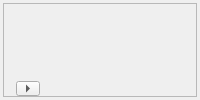
             <widget class="QWidget" name="futuremovie3" native="true">
              <layout class="QVBoxLayout" name="verticalLayout_34">
               <property name="spacing">
                <number>0</number>
               </property>
               <property name="leftMargin">
                <number>3</number>
               </property>
               <property name="topMargin">
                <number>3</number>
               </property>
               <property name="rightMargin">
                <number>3</number>
               </property>
               <property name="bottomMargin">
                <number>3</number>
               </property>
               <item>
                <widget class="QFrame" name="frame_futuremovie3">
                 <property name="frameShape">
                  <enum>QFrame::StyledPanel</enum>
                 </property>
                 <property name="frameShadow">
                  <enum>QFrame::Raised</enum>
                 </property>
                 <layout class="QVBoxLayout" name="verticalLayout_38">
                  <property name="spacing">
                   <number>0</number>
                  </property>
                  <property name="leftMargin">
                   <number>0</number>
                  </property>
                  <property name="topMargin">
                   <number>0</number>
                  </property>
                  <property name="rightMargin">
                   <number>0</number>
                  </property>
                  <property name="bottomMargin">
                   <number>0</number>
                  </property>
                  <item>
                   <layout class="QHBoxLayout" name="horizontalLayout_68" stretch="2,3,3">
                    <property name="spacing">
                     <number>0</number>
                    </property>
                    <property name="sizeConstraint">
                     <enum>QLayout::SetFixedSize</enum>
                    </property>
                    <item>
                     <layout class="QVBoxLayout" name="verticalLayout_35" stretch="5,1">
                      <property name="spacing">
                       <number>2</number>
                      </property>
                      <item>
                       <layout class="QHBoxLayout" name="horizontalLayout_69">
                        <item>
                         <widget class="QLabel" name="posterLabel_f3">
                          <property name="sizePolicy">
                           <sizepolicy hsizetype="Expanding" vsizetype="Expanding">
                            <horstretch>0</horstretch>
                            <verstretch>0</verstretch>
                           </sizepolicy>
                          </property>
                          <property name="styleSheet">
                           <string notr="true"/>
                          </property>
                          <property name="text">
                           <string/>
                          </property>
                         </widget>
                        </item>
                       </layout>
                      </item>
                      <item>
                       <layout class="QHBoxLayout" name="horizontalLayout_70">
                        <item alignment="Qt::AlignHCenter|Qt::AlignVCenter">
                         <widget class="QToolButton" name="detailButton_f3">
                          <property name="sizePolicy">
                           <sizepolicy hsizetype="Ignored" vsizetype="Ignored">
                            <horstretch>0</horstretch>
                            <verstretch>0</verstretch>
                           </sizepolicy>
                          </property>
                          <property name="maximumSize">
                           <size>
                            <width>16777215</width>
                            <height>16777215</height>
                           </size>
                          </property>
                          <property name="text">
                           <string>...</string>
                          </property>
                          <property name="arrowType">
                           <enum>Qt::RightArrow</enum>
                          </property>
                         </widget>
                        </item>
                       </layout>
                      </item>
                     </layout>
                    </item>
                    <item>
                     <layout class="QVBoxLayout" name="verticalLayout_36" stretch="1,1,1,1">
                      <property name="spacing">
                       <number>4</number>
                      </property>
                      <item>
                       <layout class="QHBoxLayout" name="horizontalLayout_71">
                        <item>
                         <widget class="QLabel" name="nameLabel_f3">
                          <property name="sizePolicy">
                           <sizepolicy hsizetype="Ignored" vsizetype="Preferred">
                            <horstretch>0</horstretch>
                            <verstretch>0</verstretch>
                           </sizepolicy>
                          </property>
                          <property name="styleSheet">
                           <string notr="true"/>
                          </property>
                          <property name="text">
                           <string/>
                          </property>
                         </widget>
                        </item>
                       </layout>
                      </item>
                      <item>
                       <layout class="QHBoxLayout" name="horizontalLayout_72">
                        <item>
                         <widget class="QLabel" name="yearLabel_f3">
                          <property name="sizePolicy">
                           <sizepolicy hsizetype="Ignored" vsizetype="Preferred">
                            <horstretch>0</horstretch>
                            <verstretch>0</verstretch>
                           </sizepolicy>
                          </property>
                          <property name="styleSheet">
                           <string notr="true"/>
                          </property>
                          <property name="text">
                           <string/>
                          </property>
                         </widget>
                        </item>
                       </layout>
                      </item>
                      <item>
                       <layout class="QHBoxLayout" name="horizontalLayout_73">
                        <item>
                         <widget class="QLabel" name="regionLabel_f3">
                          <property name="sizePolicy">
                           <sizepolicy hsizetype="Ignored" vsizetype="Preferred">
                            <horstretch>0</horstretch>
                            <verstretch>0</verstretch>
                           </sizepolicy>
                          </property>
                          <property name="text">
                           <string/>
                          </property>
                         </widget>
                        </item>
                       </layout>
                      </item>
                      <item>
                       <layout class="QHBoxLayout" name="horizontalLayout_74">
                        <item>
                         <widget class="QLabel" name="directorLabel_f3">
                          <property name="sizePolicy">
                           <sizepolicy hsizetype="Ignored" vsizetype="Preferred">
                            <horstretch>0</horstretch>
                            <verstretch>0</verstretch>
                           </sizepolicy>
                          </property>
                          <property name="styleSheet">
                           <string notr="true"/>
                          </property>
                          <property name="text">
                           <string/>
                          </property>
                         </widget>
                        </item>
                       </layout>
                      </item>
                     </layout>
                    </item>
                    <item>
                     <layout class="QVBoxLayout" name="verticalLayout_37" stretch="1,1,1,1">
                      <property name="spacing">
                       <number>4</number>
                      </property>
                      <item>
                       <layout class="QHBoxLayout" name="horizontalLayout_75">
                        <item>
                         <widget class="QLabel" name="ypucLabel_f3">
                          <property name="sizePolicy">
                           <sizepolicy hsizetype="Ignored" vsizetype="Preferred">
                            <horstretch>0</horstretch>
                            <verstretch>0</verstretch>
                           </sizepolicy>
                          </property>
                          <property name="font">
                           <font>
                            <pointsize>9</pointsize>
                           </font>
                          </property>
                          <property name="styleSheet">
                           <string notr="true"/>
                          </property>
                          <property name="text">
                           <string/>
                          </property>
                         </widget>
                        </item>
                       </layout>
                      </item>
                      <item>
                       <layout class="QHBoxLayout" name="horizontalLayout_76">
                        <item>
                         <layout class="QGridLayout" name="gridLayout_12">
                          <property name="spacing">
                           <number>0</number>
                          </property>
                          <item row="0" column="0">
                           <widget class="QLabel" name="label_f3_y1">
                            <property name="sizePolicy">
                             <sizepolicy hsizetype="Ignored" vsizetype="Preferred">
                              <horstretch>0</horstretch>
                              <verstretch>0</verstretch>
                             </sizepolicy>
                            </property>
                            <property name="text">
                             <string/>
                            </property>
                           </widget>
                          </item>
                          <item row="0" column="1">
                           <widget class="QLabel" name="label_f3_y2">
                            <property name="sizePolicy">
                             <sizepolicy hsizetype="Ignored" vsizetype="Preferred">
                              <horstretch>0</horstretch>
                              <verstretch>0</verstretch>
                             </sizepolicy>
                            </property>
                            <property name="text">
                             <string/>
                            </property>
                           </widget>
                          </item>
                          <item row="0" column="2">
                           <widget class="QLabel" name="label_f3_y3">
                            <property name="sizePolicy">
                             <sizepolicy hsizetype="Ignored" vsizetype="Preferred">
                              <horstretch>0</horstretch>
                              <verstretch>0</verstretch>
                             </sizepolicy>
                            </property>
                            <property name="text">
                             <string/>
                            </property>
                           </widget>
                          </item>
                          <item row="0" column="3">
                           <widget class="QLabel" name="label_f3_y4">
                            <property name="sizePolicy">
                             <sizepolicy hsizetype="Ignored" vsizetype="Preferred">
                              <horstretch>0</horstretch>
                              <verstretch>0</verstretch>
                             </sizepolicy>
                            </property>
                            <property name="text">
                             <string/>
                            </property>
                           </widget>
                          </item>
                          <item row="0" column="4">
                           <widget class="QLabel" name="label_f3_y5">
                            <property name="sizePolicy">
                             <sizepolicy hsizetype="Ignored" vsizetype="Preferred">
                              <horstretch>0</horstretch>
                              <verstretch>0</verstretch>
                             </sizepolicy>
                            </property>
                            <property name="text">
                             <string/>
                            </property>
                           </widget>
                          </item>
                         </layout>
                        </item>
                       </layout>
                      </item>
                      <item>
                       <layout class="QHBoxLayout" name="horizontalLayout_77">
                        <item>
                         <widget class="QLabel" name="dbLabel_f3">
                          <property name="sizePolicy">
                           <sizepolicy hsizetype="Ignored" vsizetype="Preferred">
                            <horstretch>0</horstretch>
                            <verstretch>0</verstretch>
                           </sizepolicy>
                          </property>
                          <property name="font">
                           <font>
                            <pointsize>9</pointsize>
                           </font>
                          </property>
                          <property name="styleSheet">
                           <string notr="true"/>
                          </property>
                          <property name="text">
                           <string/>
                          </property>
                         </widget>
                        </item>
                       </layout>
                      </item>
                      <item>
                       <layout class="QHBoxLayout" name="horizontalLayout_78">
                        <item>
                         <layout class="QGridLayout" name="gridLayout_13">
                          <property name="spacing">
                           <number>0</number>
                          </property>
                          <item row="0" column="0">
                           <widget class="QLabel" name="label_f3_d1">
                            <property name="sizePolicy">
                             <sizepolicy hsizetype="Ignored" vsizetype="Preferred">
                              <horstretch>0</horstretch>
                              <verstretch>0</verstretch>
                             </sizepolicy>
                            </property>
                            <property name="text">
                             <string/>
                            </property>
                           </widget>
                          </item>
                          <item row="0" column="2">
                           <widget class="QLabel" name="label_f3_d3">
                            <property name="sizePolicy">
                             <sizepolicy hsizetype="Ignored" vsizetype="Preferred">
                              <horstretch>0</horstretch>
                              <verstretch>0</verstretch>
                             </sizepolicy>
                            </property>
                            <property name="text">
                             <string/>
                            </property>
                           </widget>
                          </item>
                          <item row="0" column="1">
                           <widget class="QLabel" name="label_f3_d2">
                            <property name="sizePolicy">
                             <sizepolicy hsizetype="Ignored" vsizetype="Preferred">
                              <horstretch>0</horstretch>
                              <verstretch>0</verstretch>
                             </sizepolicy>
                            </property>
                            <property name="text">
                             <string/>
                            </property>
                           </widget>
                          </item>
                          <item row="0" column="3">
                           <widget class="QLabel" name="label_f3_d4">
                            <property name="sizePolicy">
                             <sizepolicy hsizetype="Ignored" vsizetype="Preferred">
                              <horstretch>0</horstretch>
                              <verstretch>0</verstretch>
                             </sizepolicy>
                            </property>
                            <property name="text">
                             <string/>
                            </property>
                           </widget>
                          </item>
                          <item row="0" column="4">
                           <widget class="QLabel" name="label_f3_d5">
                            <property name="sizePolicy">
                             <sizepolicy hsizetype="Ignored" vsizetype="Preferred">
                              <horstretch>0</horstretch>
                              <verstretch>0</verstretch>
                             </sizepolicy>
                            </property>
                            <property name="text">
                             <string/>
                            </property>
                           </widget>
                          </item>
                         </layout>
                        </item>
                       </layout>
                      </item>
                     </layout>
                    </item>
                   </layout>
                  </item>
                 </layout>
                </widget>
               </item>
              </layout>
             </widget>
